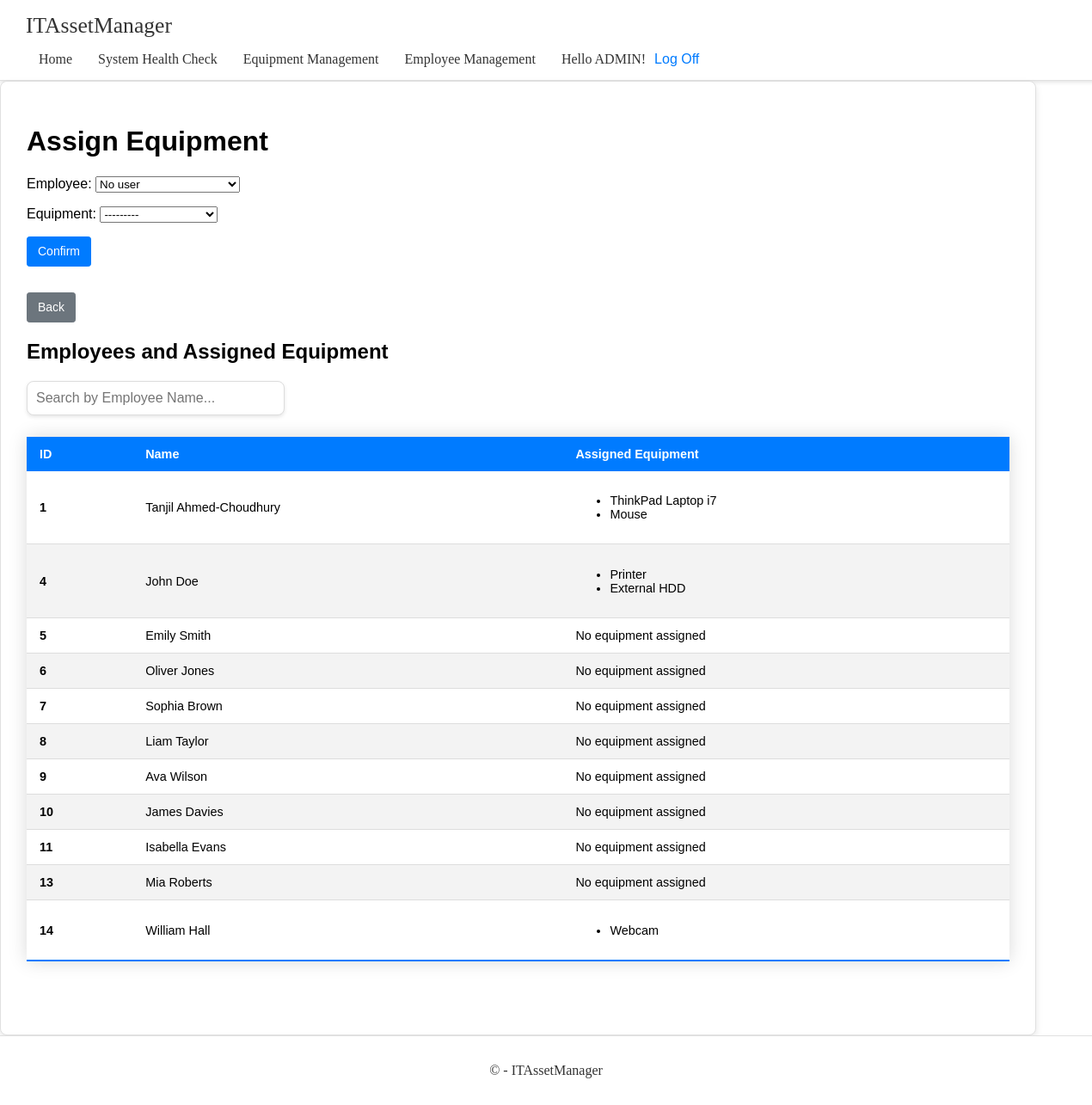
Screenshot of /equipment/assign-equipment-list/ (signed in) with the database file from the repository.
### app/models.py (models this page shows)
class Employee(models.Model):
    POSITION_CHOICES = [
        ('manager', 'Manager'),
        ('technician', 'Technician'),
        ('intern', 'Intern'),
        ('contractor', 'Contractor'),
        ('receptionist', 'Receptionist'),
        ('hr manager', 'Hr Manager'),
    ]
    first_name = models.CharField(max_length=50)
    last_name = models.CharField(max_length=50)
    email = models.EmailField(unique=True)
    phone_number = models.CharField(max_length=15, null=True, blank=True)  # Nullable and blankable
    position = models.CharField(max_length=20, choices=POSITION_CHOICES, default='intern')
    hire_date = models.DateField(default=date.today)  # Default to current day
    equipment = models.ManyToManyField(Equipment, blank=True)
    def __str__(self):
        return f"{self.first_name} {self.last_name}"

class Equipment(models.Model):
    CONDITION_CHOICES = [
        ('new', 'New'),
        ('good', 'Good'),
        ('fair', 'Fair'),
        ('poor', 'Poor'),
        ('broken', 'Broken'),
    ]
    USAGE_STATUS_CHOICES = [
        ('free', 'Free'),
        ('in_use', 'In Use'),
        ('maintenance', 'Maintenance'),
        ('in_repair', 'In Repair'),
    ]
    name = models.CharField(max_length=100)
    description = models.TextField(null=True, blank=True)  # Nullable and blankable
    purchased_date = models.DateField(default=date.today)  # Default to current day
    serial_number = models.CharField(max_length=100, unique=True)
    assigned_users = models.ManyToManyField(User, blank=True)
    condition_status = models.CharField(max_length=10, choices=CONDITION_CHOICES, default='new')
    usage_status = models.CharField(max_length=15, choices=USAGE_STATUS_CHOICES, default='free')
    stock = models.PositiveIntegerField(default=0)
    def __str__(self):
        return self.name # Display equipment name in admin or debug views

### app/decorators.py (the view)
    def wrapper(request, *args, **kwargs):
        if not request.user.is_authenticated:
            return redirect('login')
        return view_func(request, *args, **kwargs)

### app/forms.py (shortened to what this page needs)
class AssignEquipmentForm(forms.Form):
    employee = forms.ModelChoiceField(
        queryset=Employee.objects.all(),
        widget=forms.Select(attrs={'class': 'form-control'}),
        required=False,
        empty_label="No user"
    )
    equipment = forms.ModelChoiceField(
        queryset=Equipment.objects.all(),
        widget=forms.Select(attrs={'class': 'form-control'}),
        required=True
    )

### app/views.py (called while the page is built)
@login_required
def assign_equipment_list(request):
    if request.method == 'POST':
        form = AssignEquipmentForm(request.POST)
        if form.is_valid():
            employee = form.cleaned_data['employee']
            equipment = form.cleaned_data['equipment']
            employee.equipment.add(equipment)
            messages.success(request, 'Equipment successfully assigned to employee!')
            return redirect('assign_equipment_list')
        else:
            messages.error(request, 'Failed to assign equipment. Please check the form for errors.')
    else:
        form = AssignEquipmentForm()
    employees = Employee.objects.all()
    equipment = Equipment.objects.all()
    context = {
        'form': form,
        'employees': employees,
        'equipment': equipment
    }
    return render(request, 'app/equipment/assign_equipment_list.html', context)

### app/templates/app/equipment/assign_equipment_list.html (shortened to what this page needs)
{% extends 'app/base.html' %}
{% load static %}
{% block extra_head %}
<link rel="stylesheet" href="{% static 'app/content/equipment/assign_equipment_list.css' %}">
{% endblock %}
{% block content %}
<h1 class="mb-4">Assign Equipment</h1>
<form method="post" class="mb-4" id="assign-equipment-form">
    {{ form.as_p }}
    <button type="submit" class="btn btn-primary">Confirm</button>
</form>
<a href="{% url 'equipment_list' %}" class="btn btn-secondary mb-4">Back</a>
<h2 class="mb-3">Employees and Assigned Equipment</h2>
<div style="margin-bottom: 20px; text-align: left;">
    <input type="search" data-search="employeeTableBody"
           placeholder="Search by Employee Name..."
           style="width: 100%; max-width: 300px; padding: 10px; font-size: 1rem; border: 1px solid #ddd; border-radius: 8px; box-shadow: 0 2px 4px rgba(0, 0, 0, 0.1); transition: border-color 0.3s ease; outline: none;">
</div>
<table class="table table-striped table-hover">
    <thead class="thead-dark">
        <tr>
            <th scope="col">ID</th>
            <th scope="col">Name</th>
            <th scope="col">Assigned Equipment</th>
        </tr>
    </thead>
    <tbody id="employeeTableBody">
        {% for employee in employees %}
        <tr>
            <th scope="row">{{ employee.id }}</th>
            <td>{{ employee.first_name }} {{ employee.last_name }}</td>
            <td>
                {% if employee.equipment.all %}
                <ul class="list-unstyled mb-0">
                    {% for item in employee.equipment.all %}
                    <li>{{ item.name }}</li>
                    {% endfor %}
                </ul>
                {% else %}
                No equipment assigned
                {% endif %}
            </td>
        </tr>
        {% endfor %}
    </tbody>
</table>
{% endblock %}

### app/templates/app/loginpartial.html (shortened to what this page needs)
{% if user.is_authenticated %}
<div class="navbar-user-actions">
    <span class="navbar-user-greeting">Hello {{ user.username|upper }}!</span>
    <form id="logoutForm" action="{% url 'logout' %}" method="post" class="navbar-logoff-form">
        <button type="submit" class="navbar-logoff-button">Log Off</button>
    </form>
</div>
{% else %}
<div class="navbar-user-actions">
    <a href="{% url 'login' %}" class="navbar-logoff-button">Log In</a>
</div>
{% endif %}

### app/static/app/content/base.css (style rules this page uses)
.navbar-user-actions { display: flex; align-items: self-end; margin-left: auto; }
.navbar-user-actions .navbar-user-greeting { color: #333; font-size: 1rem; padding-right: 10px; }
.navbar-user-actions .navbar-logoff-button { color: #007bff; text-decoration: none; font-size: 1rem; background: none; border: none; cursor: pointer; padding: 0; transition: color 0.3s ease; }
html, body { height: 100%; margin: 0; }
body { display: flex; flex-direction: column; }

### app/static/app/content/equipment/assign_equipment_list.css (style rules this page uses)
#assign-equipment-form { margin-bottom: 30px; }
#assign-equipment-form .btn { padding: 0.375rem 0.75rem; border-radius: 0.2rem; cursor: pointer; transition: background-color 0.15s ease-in-out, transform 0.3s ease; font-size: 0.875rem; border: 1px solid transparent; text-decoration: none; }
#assign-equipment-form .btn-primary { background-color: #007bff; color: #fff; border-color: #007bff; }
.table { width: 100%; border-collapse: collapse; margin: 25px 0; font-size: 0.9rem; font-family: 'Arial', sans-serif; box-shadow: 0 0 20px rgba(0, 0, 0, 0.15); }
.table thead tr { background-color: #007bff; color: #ffffff; text-align: left; }
.table th, .table td { padding: 12px 15px; text-align: left; }
.table tbody tr { border-bottom: 1px solid #dddddd; }
.table tbody tr:nth-of-type(even) { background-color: #f3f3f3; }
.table tbody tr:last-of-type { border-bottom: 2px solid #007bff; }
.btn { display: inline-block; font-weight: 400; color: #ffffff; text-align: center; vertical-align: middle; user-select: none; background-color: #007bff; border: 1px solid #007bff; padding: 0.375rem 0.75rem; font-size: 0.875rem; line-height: 1.5; border-radius: 0.2rem; transition: color 0.15s ease-in-out, background-color 0.15s ease-in-out, border-color 0.15s ease-in-out, box-shadow 0.15s ease-in-out; text-decoration: none; }
.btn-secondary { background-color: #6c757d; border-color: #6c757d; }

### rows the page displays
Employee: id "1", first_name "Tanjil", last_name "Ahmed-Choudhury"
Equipment: name "ThinkPad Laptop i7"
Equipment: name "Mouse"
Employee: id "4", first_name "John", last_name "Doe"
Equipment: name "Printer"
Equipment: name "External HDD"
Employee: id "5", first_name "Emily", last_name "Smith", shows "No equipment assigned"
Employee: id "6", first_name "Oliver", last_name "Jones", shows "No equipment assigned"
Employee: id "7", first_name "Sophia", last_name "Brown", shows "No equipment assigned"
Employee: id "8", first_name "Liam", last_name "Taylor", shows "No equipment assigned"
Employee: id "9", first_name "Ava", last_name "Wilson", shows "No equipment assigned"
Employee: id "10", first_name "James", last_name "Davies", shows "No equipment assigned"
Employee: id "11", first_name "Isabella", last_name "Evans", shows "No equipment assigned"
Employee: id "13", first_name "Mia", last_name "Roberts", shows "No equipment assigned"
Employee: id "14", first_name "William", last_name "Hall"
Equipment: name "Webcam"

### other values shown
{{ user.username|upper }} "ADMIN"
